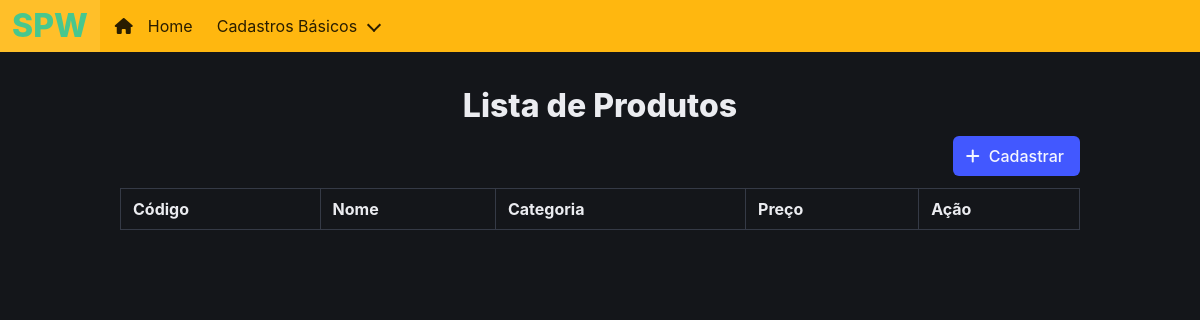
Page /interno/produto on the earlier database version.
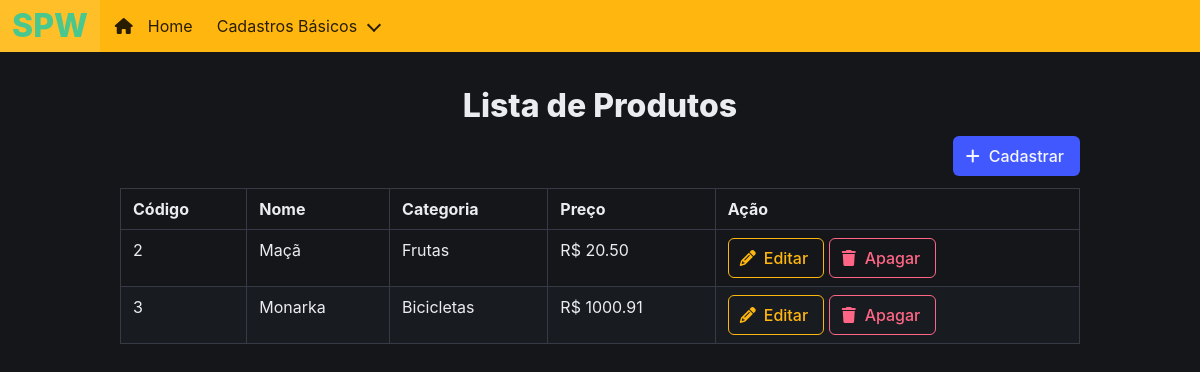
Same page on the later database version.
### interno/models.py (models this page shows, shortened)
class Produto(models.Model):
    nome = models.CharField(max_length=100, unique=True)
    preco = models.DecimalField(max_digits=10, decimal_places=2)
    descricao = models.TextField()
    categoria = models.ForeignKey(Categoria, on_delete=models.CASCADE)

class Categoria(models.Model):
    nome = models.CharField(max_length=100, unique=True)

### interno/views.py (the view)
# urls.py: path("/produto", views.produto_index, name="produtos"),
def produto_index(request):
    produtos = models.Produto.objects.all()
    contexto = {"produtos": produtos}
    return render(request, "produtos/index.html", context=contexto)

### interno/templates/produtos/index.html
{% extends 'base.html' %}
{% block body %}
<div class="columns is-centered">
    <h1 class="title">Lista de Produtos</h1>
</div>
<a class="button is-link is-pulled-right mb-3" href="/interno/produto/cadastrar">
    <span class="icon">
        <i class="fa-solid fa-plus"></i>
    </span>
    <span>Cadastrar</span>
</a>
<table class="table is-striped is-fullwidth is-bordered is-hoverable">
    <thead>
        <tr>
            <th>Código</th>
            <th>Nome</th>
            <th>Categoria</th>
            <th>Preço</th>
            <th>Ação</th>
        </tr>
    </thead>
    <tbody>
        {% for produto in produtos %}
        <tr>
            <td>{{produto.pk}}</td>
            <td>{{produto.nome}}</td>
            <td>{{produto.categoria.nome}}</td>
            <td>R$ {{produto.preco}}</td>
            <td>
                <a class="button is-warning is-outlined" href="/interno/produto/editar/{{produto.pk}}">
                    <span class="icon"><i class="fa-solid fa-pencil"></i></span>
                    <span>Editar</span>
                </a>
                <a class="button is-danger is-outlined" href="/interno/produto/apagar/{{produto.pk}}">
                    <span class="icon"><i class="fa-solid fa-trash"></i></span>
                    <span>Apagar</span>
                </a>
            </td>
        </tr>
        {% endfor %}
    </tbody>
</table>
{% endblock %}

### interno/templates/base.html (shortened to what this page needs)
<!DOCTYPE html>
<html lang="pt-br" data-theme="dark">
<head>
    <link rel="stylesheet" href="https://cdn.jsdelivr.net/npm/bulma@1.0.0/css/bulma.min.css">
</head>
<body>
    {% include 'navbar.html' %}
    <section class="section">
        <div class="container">
          {% block body %}{% endblock %}
        </div>
      </section>
</body>
</html>

### interno/templates/navbar.html (shortened to what this page needs)
<nav class="navbar is-warning" role="navigation" aria-label="main navigation">
    <div class="navbar-brand">
        <a class="navbar-item" href="/">
            <span class="title has-text-success">SPW</span>
        </a>
    </div>
    <div id="navbarBasicExample" class="navbar-menu">
        <div class="navbar-start">
            <a class="navbar-item" href="/interno">
                <span class="icon"><i class="fa-solid fa-house"></i></span>
                <span>Home</span>
            </a>
            <div class="navbar-item has-dropdown is-hoverable">
                <a class="navbar-link">Cadastros Básicos</a>
            </div>
        </div>
    </div>
</nav>

Differences in the rows shown:
added Produto: pk "2", nome "Maçã", categoria.nome "Frutas", preco "20.50"
added Produto: pk "3", nome "Monarka", categoria.nome "Bicicletas", preco "1000.91"
